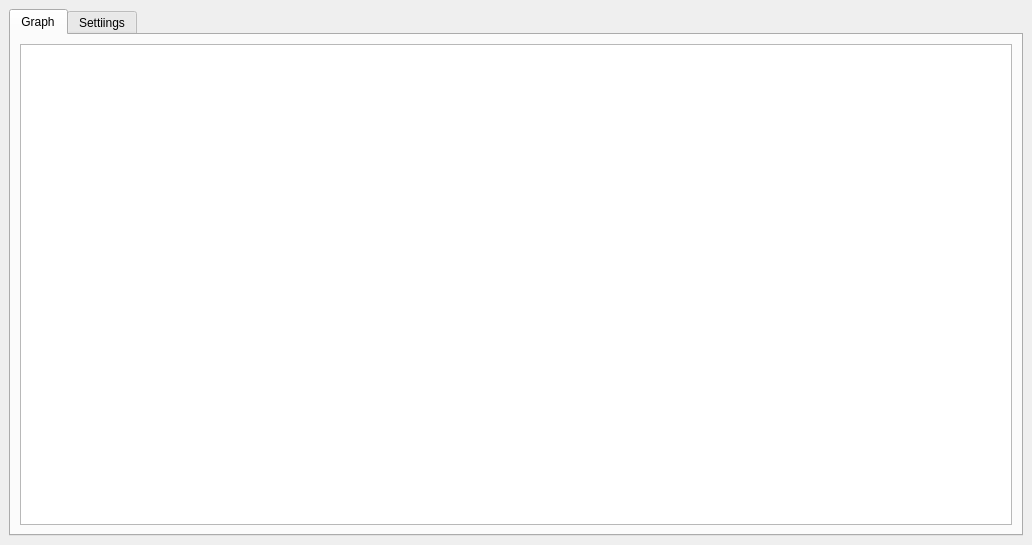
<?xml version="1.0" encoding="UTF-8"?>
<ui version="4.0">
 <class>MainWindow</class>
 <widget class="QMainWindow" name="MainWindow">
  <property name="geometry">
   <rect>
    <x>0</x>
    <y>0</y>
    <width>1032</width>
    <height>545</height>
   </rect>
  </property>
  <property name="windowTitle">
   <string>MainWindow</string>
  </property>
  <widget class="QWidget" name="centralwidget">
   <layout class="QGridLayout" name="gridLayout">
    <item row="0" column="0">
     <widget class="QTabWidget" name="tabWidget">
      <property name="currentIndex">
       <number>0</number>
      </property>
      <widget class="QWidget" name="graphTab">
       <attribute name="title">
        <string>Graph</string>
       </attribute>
       <layout class="QHBoxLayout" name="horizontalLayout">
        <item>
         <widget class="QGraphicsView" name="graphicsView"/>
        </item>
       </layout>
      </widget>
      <widget class="QWidget" name="settingsTab">
       <attribute name="title">
        <string>Settiings</string>
       </attribute>
       <widget class="QPushButton" name="testButton">
        <property name="geometry">
         <rect>
          <x>100</x>
          <y>70</y>
          <width>100</width>
          <height>32</height>
         </rect>
        </property>
        <property name="text">
         <string>PushButton</string>
        </property>
       </widget>
       <widget class="QComboBox" name="styleBox">
        <property name="geometry">
         <rect>
          <x>100</x>
          <y>150</y>
          <width>181</width>
          <height>32</height>
         </rect>
        </property>
        <item>
         <property name="text">
          <string>NormieNodes</string>
         </property>
        </item>
        <item>
         <property name="text">
          <string>Brightly</string>
         </property>
        </item>
        <item>
         <property name="text">
          <string>Chocolate Thunda</string>
         </property>
        </item>
       </widget>
       <widget class="QLabel" name="label">
        <property name="geometry">
         <rect>
          <x>310</x>
          <y>100</y>
          <width>58</width>
          <height>16</height>
         </rect>
        </property>
        <property name="text">
         <string>TextLabel</string>
        </property>
       </widget>
      </widget>
     </widget>
    </item>
   </layout>
  </widget>
 </widget>
 <resources/>
 <connections>
  <connection>
   <sender>styleBox</sender>
   <signal>currentIndexChanged(int)</signal>
   <receiver>label</receiver>
   <slot>update()</slot>
   <hints>
    <hint type="sourcelabel">
     <x>263</x>
     <y>191</y>
    </hint>
    <hint type="destinationlabel">
     <x>360</x>
     <y>141</y>
    </hint>
   </hints>
  </connection>
 </connections>
</ui>
